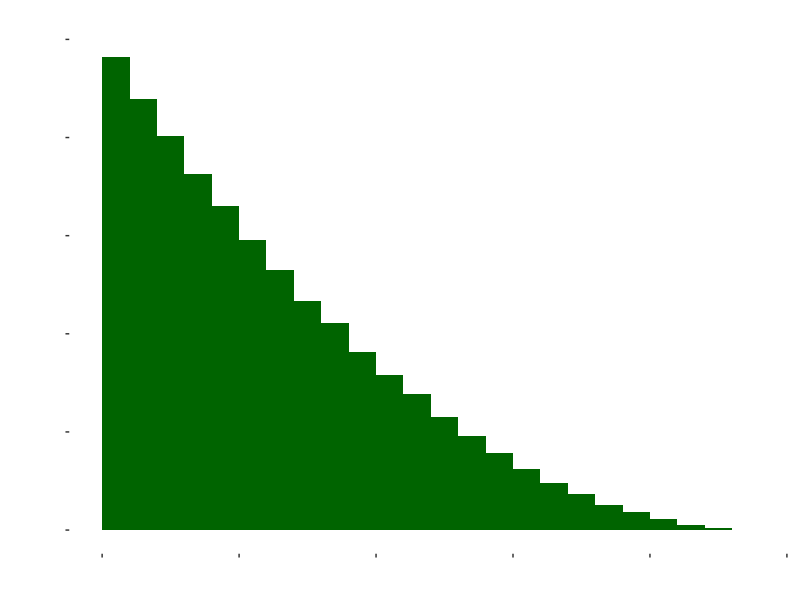
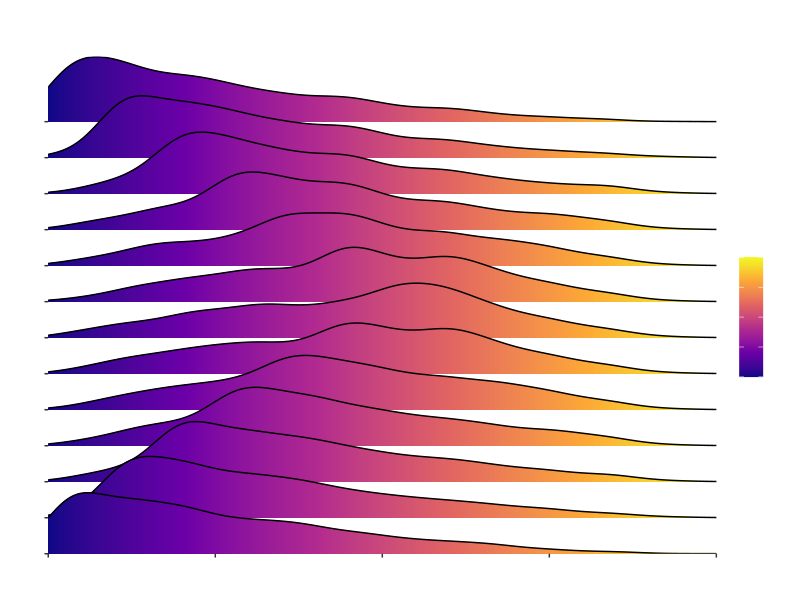

The R script that drew these images, in order:
## ---- chunk 1
knitr::opts_chunk$set(echo = TRUE)
library(tidyverse)
library(ggridges)
## ---- chunk 2
rulers = 100000
cuts = 3

  cut_df = tibble(r_id = rep(1:rulers, each = cuts),
         cut = runif(rulers * cuts)) %>%
    bind_rows(
      tibble(r_id = 1:rulers,
             cut = rep(1, rulers))) %>%
    arrange(r_id,cut) %>%
    group_by(r_id) %>%  
    mutate(start = lag(cut,1,0),
           length = cut - start)

## ---- chunk 3
  cut_df %>%
    ggplot(aes(length * 12)) +
    geom_histogram(
        binwidth = 0.5, 
        boundary = 1, 
        fill = 'darkgreen') +
    labs(title = "Lengths of all ruler segments",
         x = "Length (inches)",
         y = "Count") +
  theme(text = element_text(colour = 'white'),
        axis.text = element_text(colour = 'white'),
        panel.background = element_rect(fill = "transparent",colour = NA))


## ---- chunk 4
  # segs with middle
  mids = cut_df %>%
    rowwise() %>%
    filter(cut > 0.5) %>%
    group_by(r_id) %>%  
    slice(1) %>%
    ggplot(aes(x = length * 12)) +
    geom_histogram(
      binwidth = 0.5, 
      boundary = 1, 
      fill = 'darkgreen') +
    labs(title = "Lengths of ruler segments that contain the 6 inch mark",
         x = "Length (inches)",
         y = "Count") +
  theme(text = element_text(colour = 'white'),
        axis.text = element_text(colour = 'white'),
        panel.background = element_rect(fill = "transparent",colour = NA))


## ---- chunk 5


cut_df  %>%
  rowwise() %>%
  head(10000) %>%
  crossing(mk = 0:12) %>%
  filter(cut >= mk/12) %>%
  group_by(r_id, mk) %>%  
  slice(1) %>%
  ungroup() %>%
  group_by(mk) %>%
  ggplot(aes(x = length * 12, y = mk, group = mk, fill = stat(x))) + 
  geom_density_ridges_gradient(from = 0, to = 12) +
  scale_fill_viridis_c(name = "", option = "C") +
  labs(title = "Lengths of ruler segments that contain the various inch marks",
       subtitle = "Only showing first 10000",
       x = "Length (inches)",
       y = "Inch Mark") +
  scale_y_continuous(expand = c(0, 0), breaks = seq(0,12)) +
  scale_x_continuous(expand = c(0, 0))+
  theme(text = element_text(colour = 'white'),
        axis.text = element_text(colour = 'white'),
        panel.background = element_rect(fill = "transparent",colour = NA))


  
